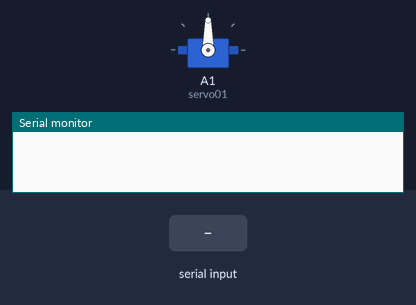
This sketch was run on a simulated Arduino Uno, built with avr-gcc and run on an emulated ATmega328P. On the bench: servo, the last lines printed to the serial monitor. The test bench sets the inputs (shaded band).

Above: at 1.2 s.
1.3 s: "90,45\n" received over Serial
At 2.2 s:
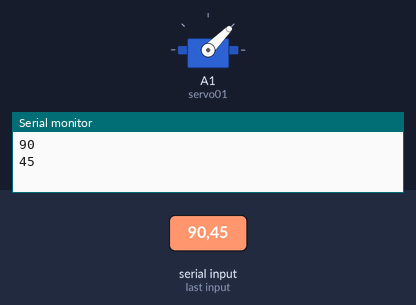
2.8 s: "30,150\n" received over Serial
At 3.3 s:
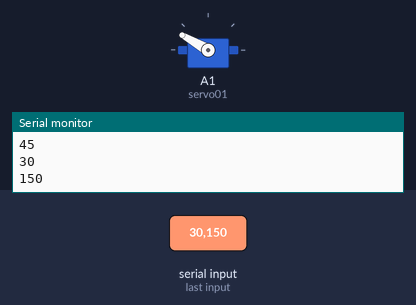
4.3 s: "5\n" received over Serial
At 5.5 s:
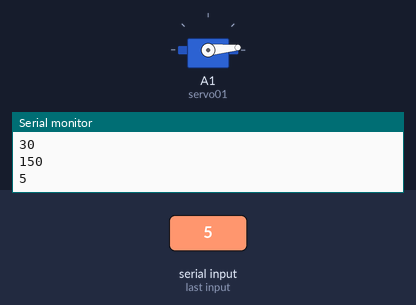
5.8 s: "200\n" received over Serial
At 6.7 s:
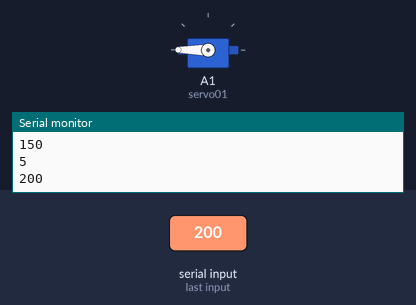
7.3 s: "90\n" received over Serial
At 7.8 s:
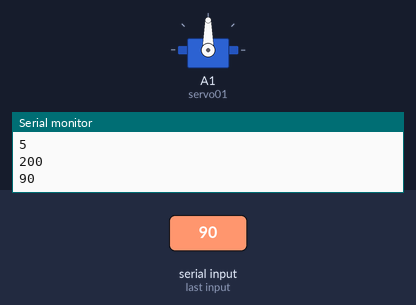
Timing chart, 0 to 9.8 s (numbered marks = the images above; inputs shaded):
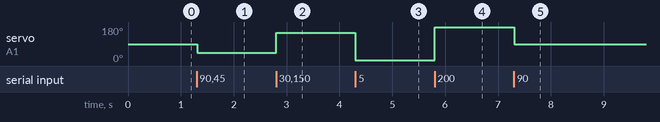

The sketch:

Test_Servo.ino
```cpp
#include "Arduino.h"
#include <Servo.h>

Servo servo01;
int n;

void setup() {
  Serial.begin(9600);
  servo01.attach(A1);
  servo01.write(90);
}

void loop() {
  if (Serial.available() > 0) {
    n = Serial.parseInt();
    if (n != 0) {
      servo01.write(n);
      Serial.println(n);
    }
  }
}
```

Measured:
- after the input at 1.3 s, servo on A1 (servo01): 90° → 45° at once
- after the input at 2.8 s, servo on A1 (servo01): 45° → 150° at once
- after the input at 4.3 s, servo on A1 (servo01): 150° → 5° at once
- after the input at 5.8 s, servo on A1 (servo01): 5° → 180° at once
- after the input at 7.3 s, servo on A1 (servo01): 180° → 90° at once
